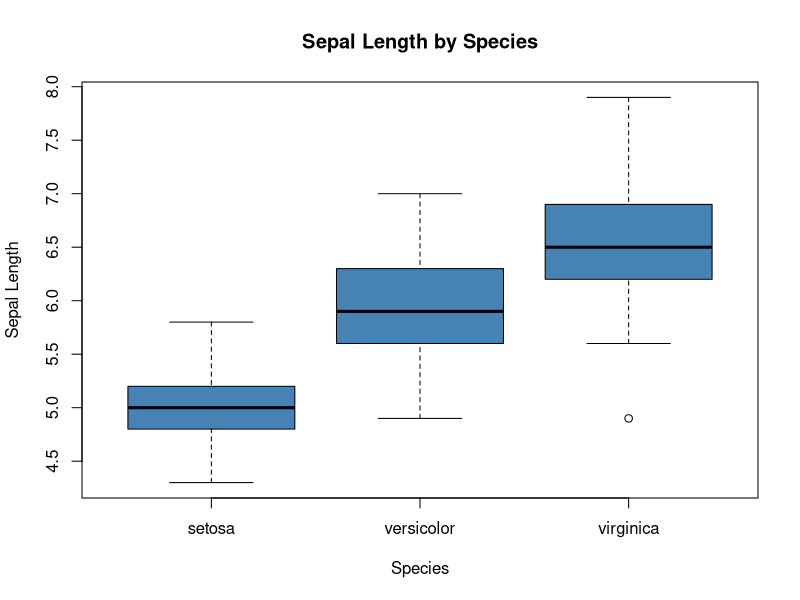
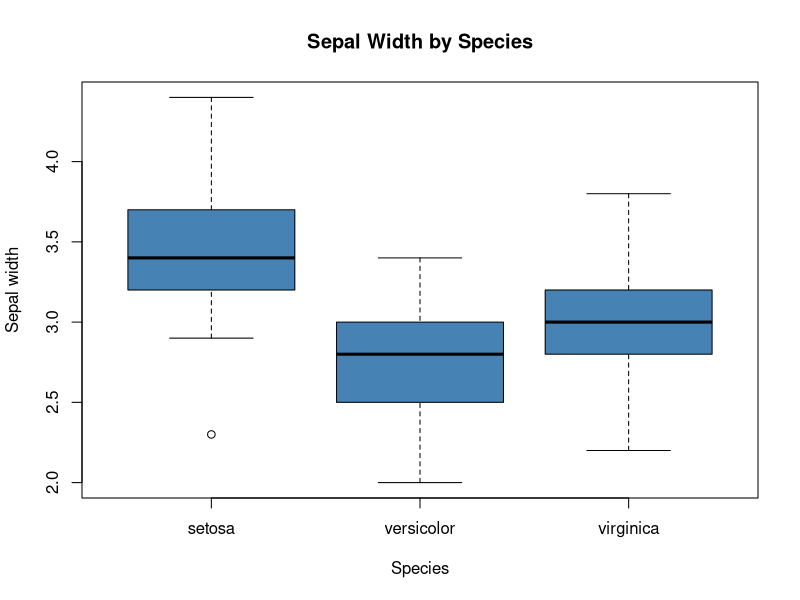
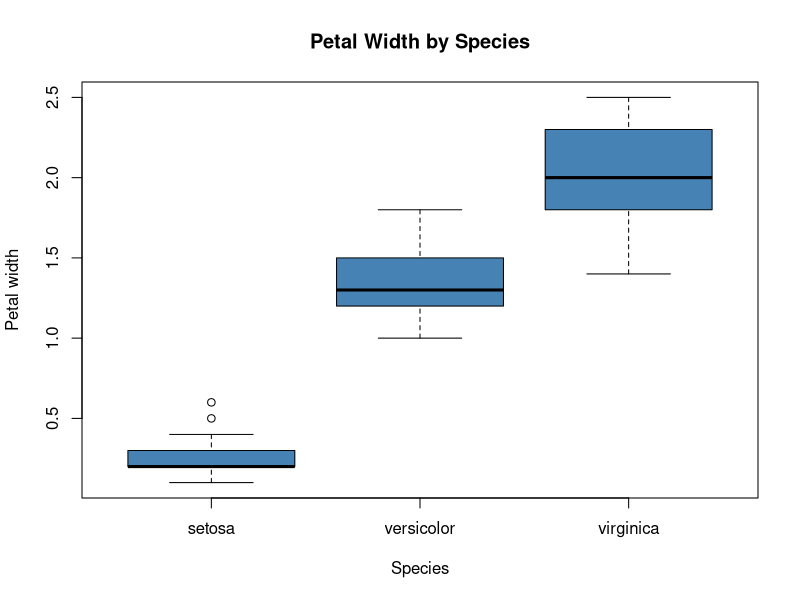
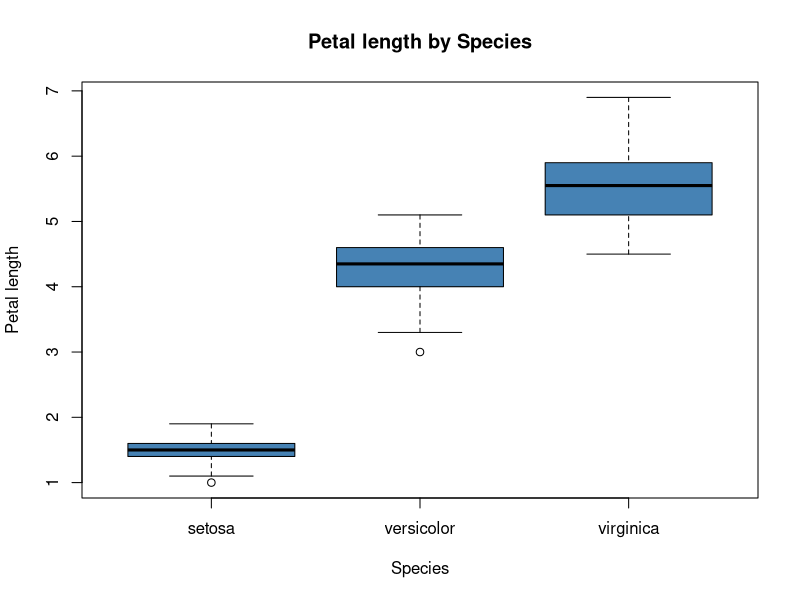

Write R code to recreate these figures, in order.
library(tidyverse) 
data <- data('iris') #loads data
summary(iris)

# Let's see an overview of the dimensions of the flowers, for each species of iris
boxplot(Sepal.Length~Species,
        data=iris,
        main='Sepal Length by Species',
        xlab='Species',
        ylab='Sepal Length',
        col='steelblue',
        border='black')
boxplot(Sepal.Width~Species,
        data=iris,
        main='Sepal Width by Species',
        xlab='Species',
        ylab='Sepal width',
        col='steelblue',
        border='black')

boxplot(Petal.Width~Species,
        data=iris,
        main='Petal Width by Species',
        xlab='Species',
        ylab='Petal width',
        col='steelblue',
        border='black')

boxplot(Petal.Length~Species,
        data=iris,
        main='Petal length by Species',
        xlab='Species',
        ylab='Petal length',
        col='steelblue',
        border='black')
